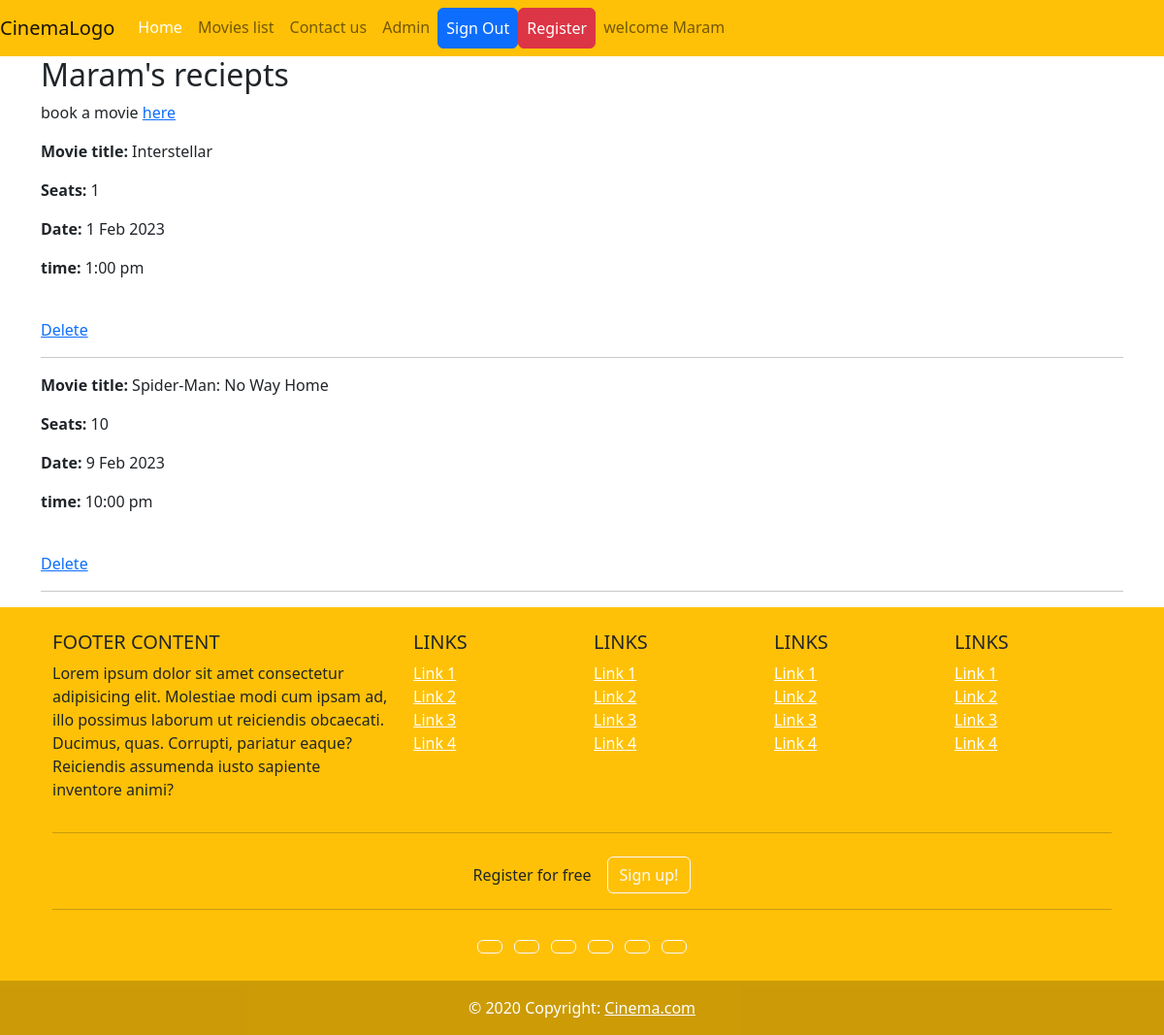
Screenshot of /booklist/ (signed in) with the database file from the repository.
### cine_app/models.py (models this page shows, shortened)
class book3(models.Model):
    movie_title = models.CharField(max_length=100)
    seats = models.IntegerField(default=1)
    date = models.DateField(default='2023-01-01')
    time = models.ForeignKey(timeslots, on_delete=models.CASCADE)
    user = models.ForeignKey(User, on_delete=models.CASCADE, default=1)

class timeslots(models.Model):
    timeslot_1 = models.CharField(max_length=10)
    def __str__(self):
        return self.timeslot_1

### cine_app/views.py (the view)
# urls.py: path('booklist/', views.BookListView.as_view(template_name='cine_app/booklist.html'), name='booklist'),
class BookListView(ListView):
    model = book3
    def get_queryset(self):
        return book3.objects.all()

### templates/cine_app/booklist.html (shortened to what this page needs)
<!DOCTYPE html>
{% extends "cine_app/base.html" %}
{% block body_block %}
{% load static %}
<head>
</head>
<div class="container">
    <h2>{{ user }}'s reciepts</h2>
    {% if user.is_authenticated %}
        <p>book a movie <a href="{% url 'browse' %}">here</a></p>
        {% for book in object_list %}
            {% if book.user == user %}
                <p><strong>Movie title: </strong>{{ book.movie_title }}</p>
                <p><strong>Seats: </strong>{{ book.seats }}</p>
                <p><strong>Date: </strong>{{ book.date }}</p>
                <p><strong>time: </strong>{{ book.time }}</p>
                <br>
                <a href="{% url 'delete' book.id %}">Delete</a>
                <hr>
            {% endif %}
        {% endfor %}
    {% else %}
        <P><a href="{% url 'cine_app:user_login' %}"> LOGIN</a> first</P>
    {% endif %}
</div>
{% endblock %}

### templates/cine_app/base.html (shortened to what this page needs)
<!DOCTYPE html>
{% load static %}
<html lang="en">
<head>
    <link rel="stylesheet" href="{% static 'style.css' %}">
    <link rel="stylesheet" href="https://cdn.jsdelivr.net/npm/bootstrap@5.2.3/dist/css/bootstrap.min.css">
</head>
<body>
    <nav class="navbar navbar-expand-lg navbar-light bg-warning">
        <a class="navbar-brand" href="#">CinemaLogo</a>
        <div class="collapse navbar-collapse" id="navbarSupportedContent">
            <ul class="navbar-nav ml-auto topnav">
                <li class="nav-item active">
                    <a class="nav-link current" href="{% url 'index' %}">Home</a>
                </li>
                <li class="nav-item">
                    <a class="nav-link" href="{% url 'browse' %}">Movies list</a>
                </li>
                <li class="nav-item">
                    <a class="nav-link" href="#">Contact us</a>
                </li>
                {% if user.is_superuser %}
                  <li class="nav-item">
                      <a class="nav-link" href="{% url 'admin:index' %}">Admin</a>
                  </li>
                {% endif %}
                {% if user.is_authenticated %}
                  <li class="nav-item">
                      <a class="nav-link btn btn-primary text-white" type="button" href="{% url 'logout' %}">Sign Out</a>
                  </li>
                {% else %}
                  <li class="nav-item">
                    <a class="nav-link btn btn-primary text-white" type="button" href="{% url 'cine_app:user_login' %}">Sign In</a>
                  </li>
                {% endif %}
                <li class="nav-item">
                    <a class="nav-link btn btn-danger text-white" type="button" href="{% url 'register' %}">Register</a>
                </li>
                <li class="nav-item">
                  <a class="nav-link" href="{% url 'booklist' %}">welcome {{user}}</a>
              </li>
            </ul>
        </div>
    </nav>
    {% block body_block %}
    {% endblock %}
<div class="full-width">
    <footer
            class="text-center text-lg-start bg-warning"
            >
      <div class="container p-4 pb-0">
        <section class="">
          <div class="row">
            <div class="col-lg-4 col-md-6 mb-4 mb-md-0">
              <h5 class="text-uppercase">FOOTER CONTENT</h5>
              <p>
                Lorem ipsum dolor sit amet consectetur adipisicing elit.
                Molestiae modi cum ipsam ad, illo possimus laborum ut
                reiciendis obcaecati. Ducimus, quas. Corrupti, pariatur eaque?
                Reiciendis assumenda iusto sapiente inventore animi?
              </p>
            </div>
            <div class="col-lg-2 col-md-6 mb-4 mb-md-0">
              <h5 class="text-uppercase">Links</h5>
              <ul class="list-unstyled mb-0 white-links">
                <li>
                  <a href="#!">Link 1</a>
                </li>
                <li>
                  <a href="#!">Link 2</a>
                </li>
                <li>
                  <a href="#!">Link 3</a>
                </li>
                <li>
                  <a href="#!">Link 4</a>
                </li>
              </ul>
            </div>
            <div class="col-lg-2 col-md-6 mb-4 mb-md-0">
              <h5 class="text-uppercase">Links</h5>
              <ul class="list-unstyled mb-0 white-links">
                <li>
                  <a href="#!">Link 1</a>
                </li>
                <li>
                  <a href="#!">Link 2</a>
                </li>
                <li>
                  <a href="#!">Link 3</a>
                </li>
                <li>
                  <a href="#!">Link 4</a>
                </li>
              </ul>
            </div>
            <div class="col-lg-2 col-md-6 mb-4 mb-md-0">
              <h5 class="text-uppercase">Links</h5>
              <ul class="list-unstyled mb-0 white-links">
                <li>
                  <a href="#!">Link 1</a>
                </li>
                <li>
                  <a href="#!">Link 2</a>
                </li>
                <li>
                  <a href="#!">Link 3</a>
                </li>
                <li>
                  <a href="#!">Link 4</a>
                </li>
              </ul>
            </div>
            <div class="col-lg-2 col-md-6 mb-4 mb-md-0">
              <h5 class="text-uppercase">Links</h5>
              <ul class="list-unstyled mb-0 white-links">
                <li>
                  <a href="#!">Link 1</a>
                </li>
                <li>
                  <a href="#!">Link 2</a>
                </li>
                <li>
                  <a href="#!">Link 3</a>
                </li>
                <li>
                  <a href="#!">Link 4</a>
                </li>
              </ul>
            </div>
          </div>
        </section>
        <hr class="mb-4" />
        <section class="">
          <p class="d-flex justify-content-center align-items-center">
            <span class="me-3">Register for free</span>
            <button type="button" class="btn btn-outline-light btn-rounded">
              Sign up!
            </button>
          </p>
        </section>
        <hr class="mb-4" />
        <section class="mb-4 text-center">
          <a
             class="btn btn-outline-light btn-floating m-1"
             href="#!"
             role="button"
             ></a>
          <a
             class="btn btn-outline-light btn-floating m-1"
             href="#!"
             role="button"
             ></a>
          <a
             class="btn btn-outline-light btn-floating m-1"
             href="#!"
             role="button"
             ></a>
          <a
             class="btn btn-outline-light btn-floating m-1"
             href="#!"
             role="button"
             ></a>
          <a
             class="btn btn-outline-light btn-floating m-1"
             href="#!"
             role="button"
             ></a>
          <a
             class="btn btn-outline-light btn-floating m-1"
             href="#!"
             role="button"
             ></a>
        </section>
      </div>
      <div
           class="text-center p-3 text-white"
           style="background-color: rgba(0, 0, 0, 0.2)"
           >
        © 2020 Copyright:
        <a class="text-white" href="#"
           >Cinema.com</a
          >
      </div>
    </footer>
  </div>
</body>
</html>

### static/style.css (style rules this page uses)
a.current { color: white; }
.full-width { width: 100%; }
.white-links li a { color: white; }

### rows the page displays
book3: movie_title "Interstellar", seats "1", date "1 Feb 2023", time "1:00 pm"
book3: movie_title "Spider-Man: No Way Home", seats "10", date "9 Feb 2023", time "10:00 pm"

### other values shown
{{ user }} "Maram"
